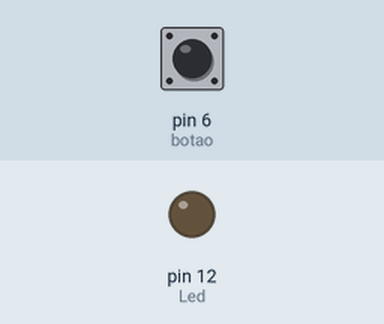
A sketch run on a simulated Arduino Uno, built with avr-gcc and run on an emulated ATmega328P. Shown: output pins drawn as LEDs (lit = HIGH). Inputs (shaded band) come from the test bench; at power-on: pin 6 (botao) LOW.

Above: at 1.2 s.
1.3 s: pin 6 (botao) pulled HIGH for 0.15 s
At 1.37 s:
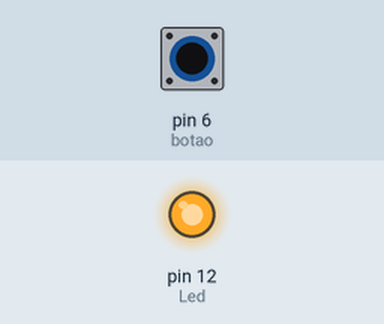
2.9 s: pin 6 (botao) pulled HIGH for 3.2 s
At 6.9 s:
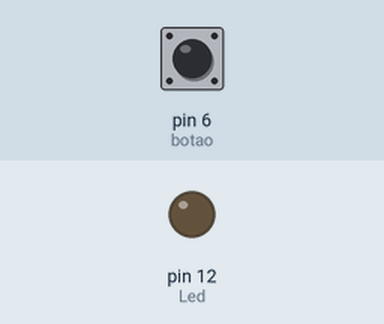
Timing chart, 0 to 8.4 s (numbered marks = the images above; inputs shaded):
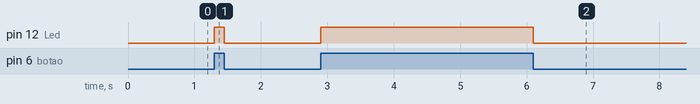

Measured:
- after the input at 1.3 s, pin 12 (Led): LOW → HIGH at once, → LOW 0.15 s later
- after the input at 2.9 s, pin 12 (Led): LOW → HIGH at once, → LOW 3.2 s later

The sketch:

Exemplo2.ino
```cpp
int Led = 12;//onde esta ligado o led
int botao = 6;

void setup(){

    pinMode (Led,OUTPUT);
    pinMode (botao,INPUT);}
void loop(){

  if(digitalRead(botao)==HIGH){
    digitalWrite(Led,HIGH);//LOW
  }
  else{
    digitalWrite(Led,LOW);
  }
}
```
